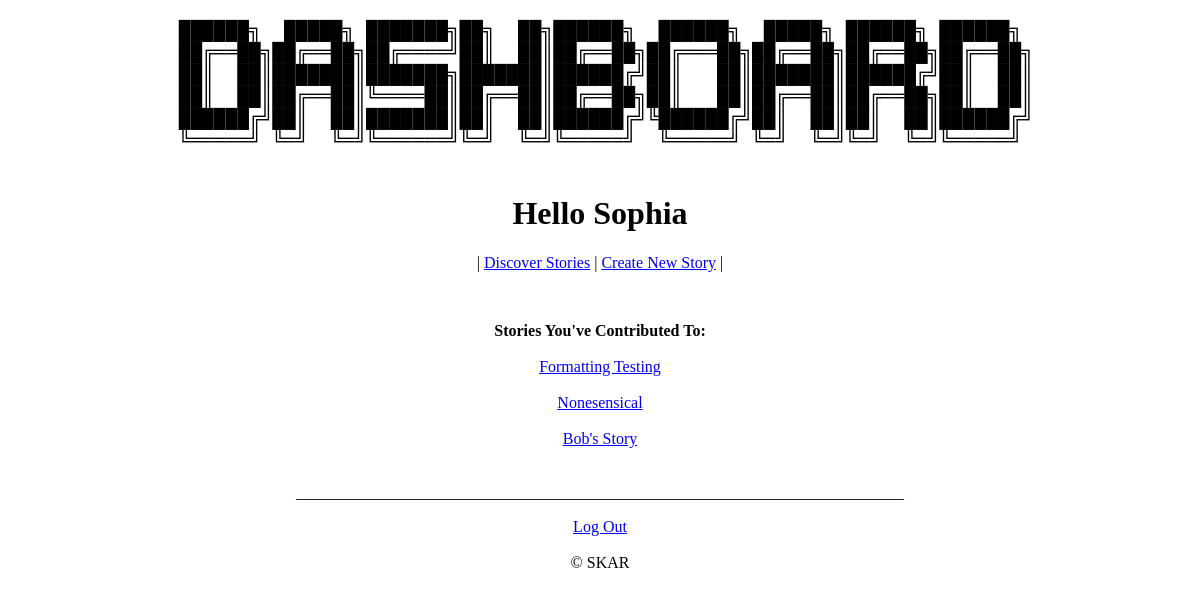
The page /profile (signed in) on the database as committed earlier.
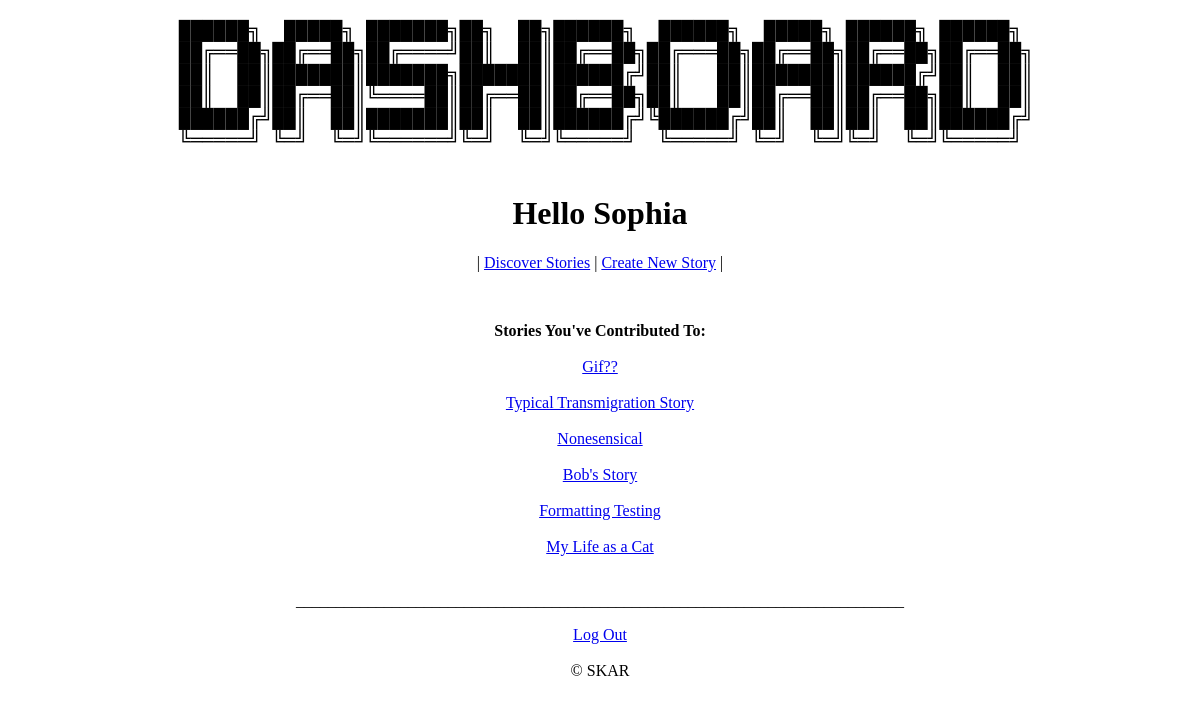
The same page on the database as committed later.
### tables this page shows
CREATE TABLE stories(name TEXT, username TEXT, contrib TEXT);

### app.py (the view)
@app.route('/profile')
def profile():
    if not('user' in session):
        return redirect('/')
    storiesList = story.getStories(session['user'])
    if len(storiesList) == 0:
        storiesList = ['You have not contributed to any stories!']
    return render_template('profile.html',user = session['user'], stories = storiesList)

### util/story.py (called while the page is built)
def getStories(username):
    db = sqlite3.connect("data/info.db")
    c = db.cursor()
    c.execute("SELECT name FROM stories WHERE username = ?", (username,))
    rows = c.fetchall()
    output = set()
    for i in rows:
        output.add(i[0])
    db.close()
    return(output)

### templates/profile.html (shortened to what this page needs)
{% extends 'basetemplate.html' %}
{% block body %}
<center>
    <h2>
        <pre>
██████╗  █████╗ ███████╗██╗  ██╗██████╗  ██████╗  █████╗ ██████╗ ██████╗
 ██╔══██╗██╔══██╗██╔════╝██║  ██║██╔══██╗██╔═══██╗██╔══██╗██╔══██╗██╔══██╗
 ██║  ██║███████║███████╗███████║██████╔╝██║   ██║███████║██████╔╝██║  ██║
 ██║  ██║██╔══██║╚════██║██╔══██║██╔══██╗██║   ██║██╔══██║██╔══██╗██║  ██║
 ██████╔╝██║  ██║███████║██║  ██║██████╔╝╚██████╔╝██║  ██║██║  ██║██████╔╝
╚═════╝ ╚═╝  ╚═╝╚══════╝╚═╝  ╚═╝╚═════╝  ╚═════╝ ╚═╝  ╚═╝╚═╝  ╚═╝╚═════╝
        </pre>
    </h2>
    <h1>Hello {{ user }}</h1>
    <p>
        | <a href="/discover">Discover Stories</a>
        | <a href="/contribute">Create New Story</a>
        |
    </p>
</center>
<br>
<center>
    <p>
        <b>Stories You've Contributed To:</b><br><br>
        {% for each in stories %}
            <a href = '/view?story={{each}}'>{{each}}</a>
            <br><br>
        {% endfor %}
        <br>
        ____________________________________________________________________________
    </p>
</center>
{% endblock %}

### templates/basetemplate.html (shortened to what this page needs)
<!DOCTYPE html>
<html>
  <head>
  </head>
  <body>
    {% block body %}
    {% endblock %}
  </body>
  <footer>
    {% block logout %}
      <center><a href = '/logout'>Log Out</a></center>
    {% endblock %}
    {% block footer %}
    <br>
      <center> &copy; SKAR </center>
    {% endblock %}
  </footer>
</html>

Rows that differ between the two databases and show on the page:
added stories: name "Gif??"
added stories: name "Typical Transmigration Story"
shown differently, row unchanged: stories "Formatting Testing": moves down the list
added stories: name "My Life as a Cat"
